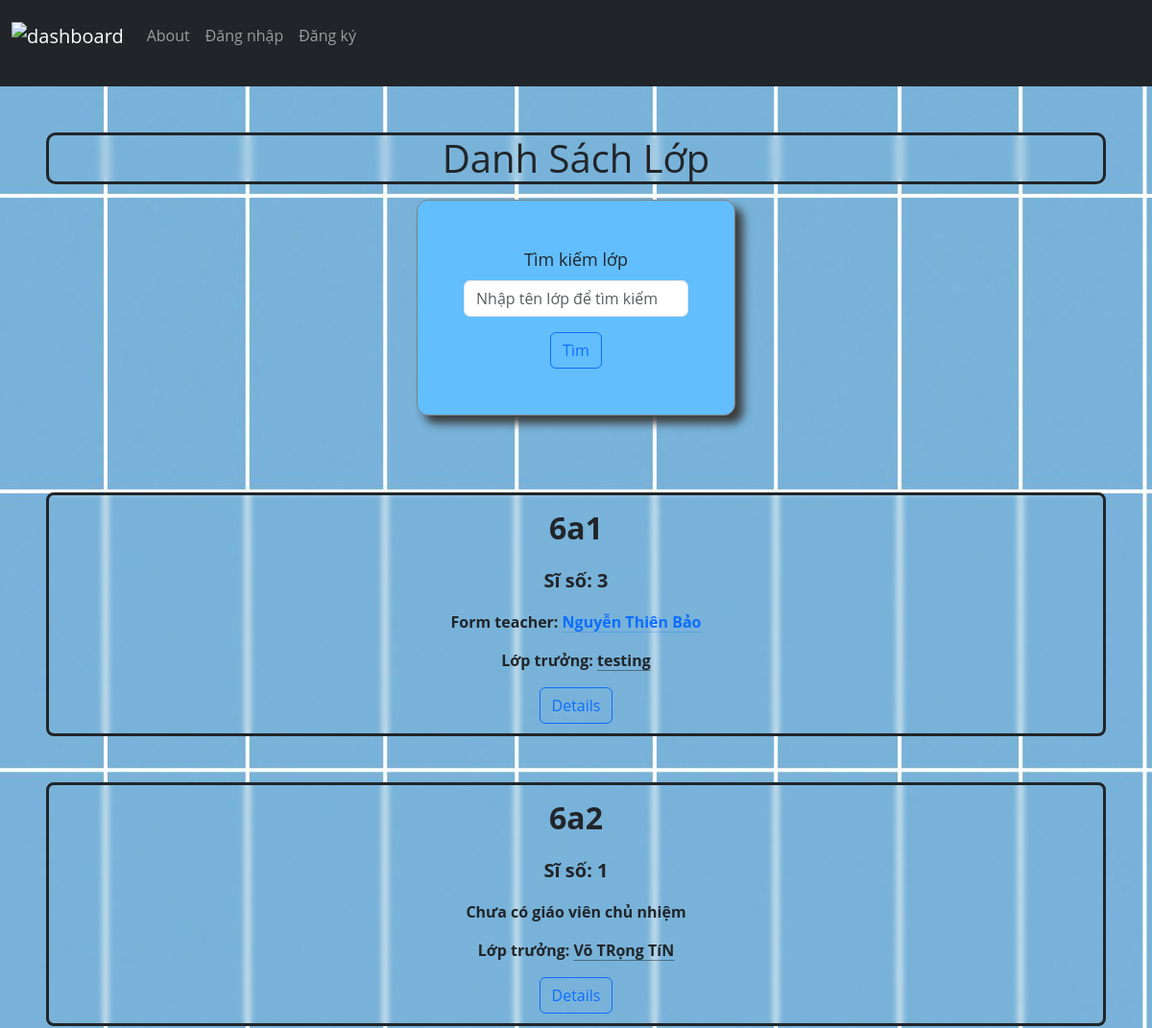
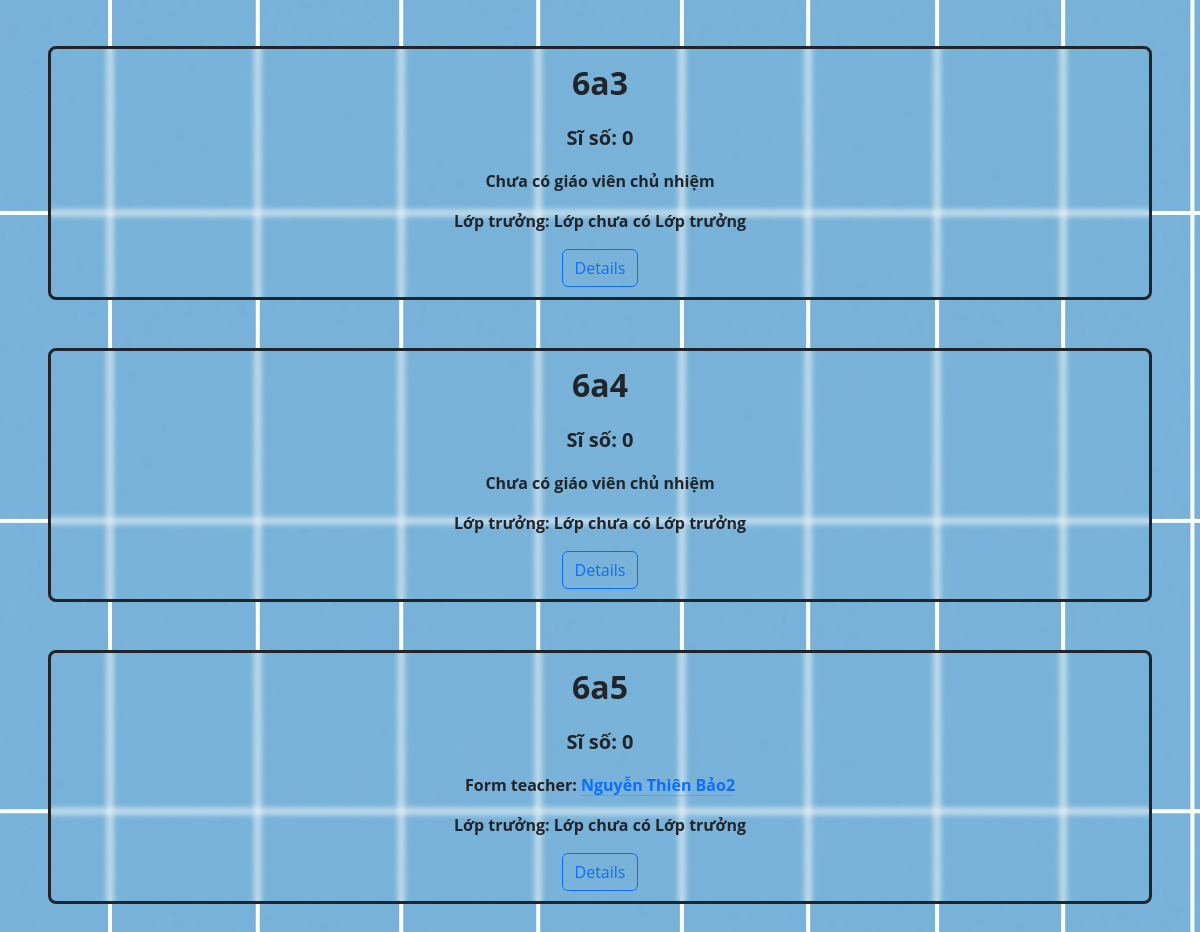
Page /classes on the committed database (2 pictures, top to bottom).
### Du_An/models.py (models this page shows, shortened)
class Class(models.Model):
    name = models.CharField(max_length=3, unique=True)
    def get_profile(self, year: int =this_year):
        try:
            return self.profiles.get(year=year)
        except ClassYearProfile.DoesNotExist:
            return None

class ClassYearProfile(models.Model):
    classroom = models.ForeignKey(Class, on_delete=models.CASCADE, related_name="profiles") #-W profile with 's'
    year = models.PositiveSmallIntegerField(blank=False, default=date.today().year)
    form_teacher = models.OneToOneField(Teacher, on_delete=models.CASCADE, null=True, blank=True, default=None, related_name="form_class")

class Teacher(User):
    full_name = models.CharField(max_length=200, unique=False)
    subject = models.ManyToManyField(Subject, related_name="teachers")
    contact_information = models.TextField(default="")

class StudentYearProfile(models.Model):
    year = models.PositiveSmallIntegerField(blank=False, default=this_year)
    student = models.ForeignKey(Student, on_delete=models.CASCADE, related_name="profiles") #-W profile with 's'
    classroom = models.ForeignKey("ClassYearProfile", on_delete=models.CASCADE, related_name="students")
    role = models.CharField(max_length=30, choices=role_choices)
    main_subjects = models.ManyToManyField(MainSubject, related_name="student")
    second_subjects = models.ManyToManyField(SecondSubject, related_name="student")
    comment_subjects = models.ManyToManyField(EvaluateByCommentSubject, related_name="student")
    second_term_main_subjects = models.ManyToManyField(MainSubject, related_name="second_term_student")
    second_term_second_subjects = models.ManyToManyField(SecondSubject, related_name="second_term_student")
    second_term_comment_subjects = models.ManyToManyField(EvaluateByCommentSubject, related_name="second_term_student")

class Student(models.Model):
    full_name = models.CharField(max_length=200)
    birthday = models.DateField(blank=False)
    is_boy = models.BooleanField()
    """
    //main_subjects = models.ManyToManyField(MainSubject, related_name="student")
    //second_subjects = models.ManyToManyField(SecondSubject, related_name="student")
    //comment_subjects = models.ManyToManyField(EvaluateByCommentSubject, related_name="student")
    //second_term_main_subjects = models.ManyToManyField(MainSubject, related_name="second_term_student")
    //second_term_second_subjects = models.ManyToManyField(SecondSubject, related_name="second_term_student")
    //second_term_comment_subjects = models.ManyToManyField(EvaluateByCommentSubject, related_name="second_term_student")
    """

### Du_An/views.py (the view, shortened to what this page needs)
# urls.py: path("classes", views.view_classes, name="classes"),
def view_classes(request):
    if request.method == "GET":
        classes = Class.objects.all()
        return render(request, "Du_An/classes.html", {
            "classes": [ {"class": classroom, "profile": classroom.get_profile()} for classroom in classes ]
        })

### Du_An/templatetags/tags.py (called while the page is built)
@register.simple_tag
def get_student_page_link(classroom: Class, role: str, tagclass: str, year: int = this_year) -> str:
    try:
        student: StudentYearProfile = classroom.profiles.get(year=year).students.get(role=role)
        href = reverse("view_student", args=(student.student.id, ))
        return format_html(tag("a", attribute='href="{}" class="{}"', content=student.student.full_name), href, tagclass)
    except StudentYearProfile.DoesNotExist:
        return f"Lớp chưa có {get_role_name(role)}"
    except ClassYearProfile.DoesNotExist:
        return "Năm học không hợp lệ"
    except:
        return '' #* Return None may raise Error when Django render template

@register.simple_tag
def get_role_name(role: str) -> str | None:
    if role not in STUDENT_ROLE:
        return
    for role_name in role_choices:
        if role in role_name:
            return role_name[-1] #* get the vietnamese name of the role

def tag(tagname: str, attribute: str = '', content: str = ''):
    return f"<{tagname} {attribute}> {content} </{tagname}>"

### Du_An/templates/Du_An/classes.html (shortened to what this page needs)
{% extends 'Du_An/layout.html' %}
{% load static %}
{% load tags %}
{% block style %} <link href="{% static 'Du_An/css/index.css' %}" rel="stylesheet"> {% endblock %}
{% block body %}
    <div class="classes">
        <h1 class="classeslist">Danh Sách Lớp</h1>
        <form id="classSearchBox">
            <label for="className" class="form-label">Tìm kiếm lớp</label>
            <input type="text" id="className" class="form-control mb-3" placeholder="Nhập tên lớp để tìm kiếm">
            <button type="submit" class="btn btn-outline-primary">Tìm</button>
        </form>
        {% for class in classes %}
        {% if class %}
            <div class="class" data-name="{{ class.class.name }}">
                <p class="class_name"> {{ class.class.name }} </p>
                <p class="class_student_count">Sĩ số: {{ class.profile.students.count }} </p>
                {% if class.profile.form_teacher %}
                <p class="formTeacher">
                    Form teacher: <a class="link-primary link-offset-2 link-underline-opacity-25 link-underline-opacity-75-hover" href="{% url 'view_teacher' class.profile.form_teacher.id %}">{{ class.profile.form_teacher.full_name }} </a>
                </p>
                {% else %}
                <p class="formTeacher">Chưa có giáo viên chủ nhiệm</p>
                {% endif %}
                <p class="monitor">
                    {% if class.class %}
                        {% autoescape off %}
                            Lớp trưởng: {% get_student_page_link class.class 'monitor' 'link-dark link-offset-2 link-underline-opacity-50 link-underline-opacity-100-hover'  %}
                        {% endautoescape %}
                    {% endif %}
                </p>
                <a href="{% url 'view_class' class.class.id %}" class="btn btn-outline-primary">Details</a>
            </div>
        {% endif %}
        {% endfor %}
    </div>
{% endblock %}

### Du_An/static/Du_An/css/index.css (style rules this page uses)
body { margin: 0; background-image: url(../images/BGRegister.jpg); font-family: 'Open Sans', sans-serif; }
form { margin: auto; text-align: center; padding: 3rem; background-color: rgba(167, 167, 167, 0.24); border: 1px solid grey; border-radius: 12px; box-shadow: 8px 8px 10px rgb(59, 59, 59); height: fit-content; background-color: rgb(98, 190, 252); width: fit-content; margin-bottom: 5rem; margin-top: 10px; }
form > input, select { max-width: 400px; margin: auto; caret-color: rgb(0, 238, 255); }
label { font-weight: 500; font-size: 18px; }
.classes { margin-top: 3rem; margin-left: 3rem; margin-right: 3rem; }
.class { border: 3px solid; border-radius: 8px; margin-bottom: 3rem; text-align: center; padding: 10px 20px; backdrop-filter: blur(3px); }
.class_student_count { font-weight: bold; font-size: 20px; }
.class_name { font-weight: bold; font-size: 2rem; }
.formTeacher { font-weight: bold; font-size: 1rem; }
.monitor { font-weight: bold; font-size: 1rem; }
.classeslist { text-align: center; border: solid; border-radius: 10px; margin-bottom: 1rem; backdrop-filter: blur(5px); }

### rows in the picture
Class: class.name "6a1", profile.students.count "3", profile.form_teacher.full_name "Nguyễn Thiên Bảo", id.full_name "testing"
Class: class.name "6a2", profile.students.count "1", shows "Chưa có giáo viên chủ nhiệm", id.full_name "Võ TRọng TíN"
Class: class.name "6a3", profile.students.count "0", shows "Chưa có giáo viên chủ nhiệm", id.classroom_id "Lớp chưa có Lớp trưởng"
Class: class.name "6a4", profile.students.count "0", shows "Chưa có giáo viên chủ nhiệm", id.classroom_id "Lớp chưa có Lớp trưởng"
Class: class.name "6a5", profile.students.count "0", profile.form_teacher.full_name "Nguyễn Thiên Bảo2", id.classroom_id "Lớp chưa có Lớp trưởng"
